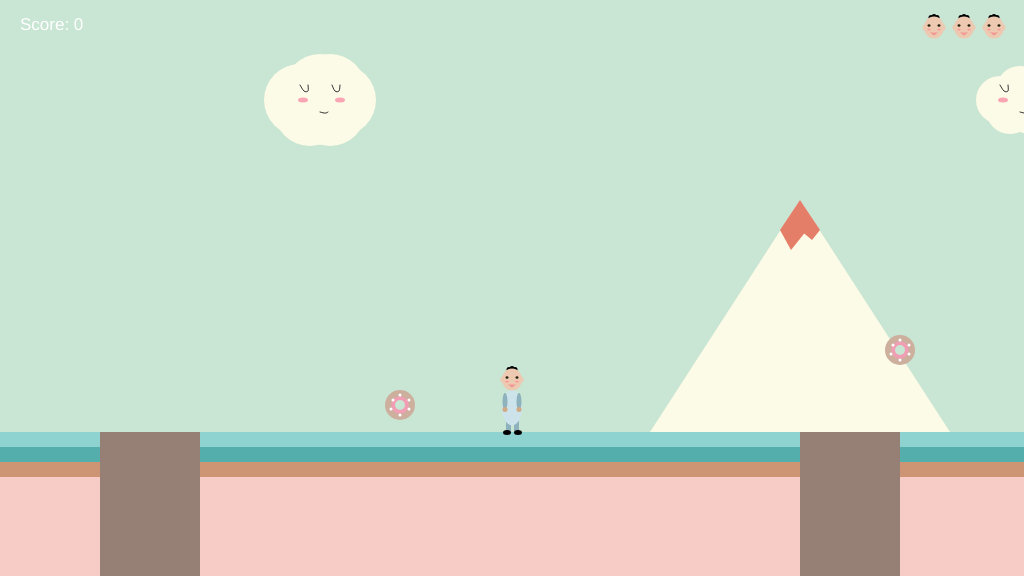
Frame 1 (no input)
Frame 60 (no input): identical to frame 1, image omitted
Frame 120 (the mouse pressed at the canvas centre since frame 60): identical to frame 1, image omitted

The p5.js sketch that drew this single still picture (run headless with seeded random() and noise() and a simulated clock; from frame 60 on, the mouse is pressed at the canvas centre):

// p5.js sketch
// ── sketch.js
let game;

function setup() {
  createCanvas(1024, 576);
  game = {
    floorPos_y: (height * 3) / 4,
    lives: 3,
    score: 0,
    //Game Character
    character: {
      pos_x: width / 2,
      pos_y: this.floorPos_y, // undefined initialize it in start method
      world_x: 0,
      // Boolean variables to control the movement of the game character.
      isLeft: false,
      isRight: false,
      isFalling: false,
      isPlummeting: false,
    },
    // Variable to control the background scrolling.
    scrollPos: 0,
    // ---------------------------
    // Initialise arrays of scenery objects.
    // ---------------------------
    canyons: [
      {
        pos_x: 100,
        width: 100,
      },
      {
        pos_x: 800,
        width: 100,
      },
      {
        pos_x: 1500,
        width: 150,
      },
      {
        pos_x: -300,
        width: 150,
      },
    ],

    clouds: [
      {
        pos_x: 300,
        pos_y: 100,
        scale: 3,
      },
      {
        pos_x: 1000,
        pos_y: 100,
        scale: 2,
      },
      {
        pos_x: 1700,
        pos_y: 120,
        scale: 4,
      },
      {
        pos_x: -200,
        pos_y: 120,
        scale: 2,
      },
      {
        pos_x: -600,
        pos_y: 100,
        scale: 1.5,
      },
    ],

    mountains: [
      {
        pos_x: 800,
        pos_y: 200,
        wide: 150,
      },
      {
        pos_x: 2000,
        pos_y: 200,
        wide: 120,
      },
      {
        pos_x: -200,
        pos_y: 200,
        wide: 150,
      },
      {
        pos_x: -500,
        pos_y: 200,
        wide: 120,
      },
    ],

    trees: [
      {
        pos_x: 1200,
        pos_y: this.floorPos_y - 120,
        scale: 1.0,
        shadow_x: 1191,
        shadow_y: this.floorPos_y - 120 + 5,
      },
      {
        pos_x: -100,
        pos_y: this.floorPos_y - 120,
        scale: 1.0,
        shadow_x: -109,
        shadow_y: this.floorPos_y - 120 + 5,
      },
      {
        pos_x: -300,
        pos_y: this.floorPos_y - 120,
        scale: 1.0,
        shadow_x: -309,
        shadow_y: this.floorPos_y - 120 + 5,
      },
      {
        pos_x: 500,
        pos_y: this.floorPos_y - 120,
        scale: 1.0,
        shadow_x: 491,
        shadow_y: this.floorPos_y - 120 + 5,
      },
    ],

    collectableItems: [
      {
        pos_x: 400,
        pos_y: 405,
        size: 10,
        isFound: false,
      },
      {
        pos_x: 1500,
        pos_y: 405,
        size: 10,
        isFound: false,
      },
      {
        pos_x: 900,
        pos_y: 350,
        size: 10,
        isFound: false,
      },
      {
        pos_x: -300,
        pos_y: 350,
        size: 10,
        isFound: false,
      },
    ],

    //Flagpole
    flagpole: {
      x_pos: 2100,
      isReached: false,
    },

    // ---------------------------
    // Start Game function
    // ---------------------------
    start: function () {
      this.character.pos_x = width / 2;
      this.character.pos_y = this.floorPos_y;
      this.character.world_x = 0;
      this.scrollPos = 0;
      this.character.isLeft = false;
      this.character.isRight = false;
      this.character.isFalling = false;
      this.character.isPlummeting = false;
      // Variable to store the real position of the character in the game world.
      // Needed for collision detection.
      this.character.world_x = this.character.pos_x - this.scrollPos;
    },

    // ---------------------------
    // Character render and move functions
    // ---------------------------
    // Draw the game character
    drawCharacter: function () {
      if (this.character.isLeft && this.character.isFalling) {
        // Jumping-left game character
        //hair
        fill(0);
        ellipse(this.character.pos_x, this.character.pos_y - 63.5, 5, 5);
        ellipse(this.character.pos_x - 3, this.character.pos_y - 62.5, 5, 5);
        ellipse(this.character.pos_x + 3, this.character.pos_y - 62.5, 5, 5);
        //Head
        fill(237, 201, 178);
        ellipse(this.character.pos_x, this.character.pos_y - 52.5, 20, 22);
        //nose
        fill(237, 201, 178);
        ellipse(this.character.pos_x - 9, this.character.pos_y - 52.5, 5, 6);
        //left eye
        fill(36, 30, 11);
        ellipse(this.character.pos_x - 5, this.character.pos_y - 54.5, 3, 2.5);
        //left cheek
        fill(255, 149, 149);
        ellipse(
          this.character.pos_x - 6,
          this.character.pos_y - 50.5,
          3.5,
          1.75
        );
        //mouth
        stroke(228, 154, 143);
        beginShape();
        curveVertex(this.character.pos_x - 9, this.character.pos_y - 47.5);
        curveVertex(this.character.pos_x - 9, this.character.pos_y - 47.5);
        curveVertex(this.character.pos_x - 7, this.character.pos_y - 45.5);
        curveVertex(this.character.pos_x - 3, this.character.pos_y - 47.5);
        curveVertex(this.character.pos_x - 3, this.character.pos_y - 47.5);
        endShape();
        //right leg
        noStroke();
        fill(141, 178, 190);
        rect(this.character.pos_x + 2, this.character.pos_y - 12.5, 5, 12);
        //right shoe
        fill(0);
        ellipse(this.character.pos_x + 4, this.character.pos_y + 0.5, 8, 5);
        //left leg
        fill(141, 178, 190);
        rect(this.character.pos_x - 5, this.character.pos_y - 15.5, 5, 12);
        //left shoe
        fill(0);
        ellipse(this.character.pos_x - 4, this.character.pos_y - 2.5, 8, 5);
        //Body
        fill(204, 227, 235);
        ellipse(this.character.pos_x, this.character.pos_y - 24, 20, 35);
        //left arm
        fill(141, 178, 190);
        ellipse(this.character.pos_x, this.character.pos_y - 42.5, 5, 17);
        //left hand
        fill(209, 169, 130);
        ellipse(this.character.pos_x, this.character.pos_y - 50.5, 5, 5);
      } else if (this.character.isRight && this.character.isFalling) {
        // Jumping-right game character
        //hair
        fill(0);
        ellipse(this.character.pos_x, this.character.pos_y - 63.5, 5, 5);
        ellipse(this.character.pos_x - 3, this.character.pos_y - 62.5, 5, 5);
        ellipse(this.character.pos_x + 3, this.character.pos_y - 62.5, 5, 5);
        //Head
        fill(237, 201, 178);
        ellipse(this.character.pos_x, this.character.pos_y - 52.5, 20, 22);
        //nose
        fill(237, 201, 178);
        ellipse(this.character.pos_x + 9, this.character.pos_y - 52.5, 5, 6);
        //right eye
        fill(36, 30, 11);
        ellipse(this.character.pos_x + 5, this.character.pos_y - 54.5, 3, 2.5);
        //right cheek
        fill(255, 149, 149);
        ellipse(
          this.character.pos_x + 6,
          this.character.pos_y - 50.5,
          3.5,
          1.75
        );
        //mouth
        stroke(228, 154, 143);
        beginShape();
        curveVertex(this.character.pos_x + 9, this.character.pos_y - 47.5);
        curveVertex(this.character.pos_x + 9, this.character.pos_y - 47.5);
        curveVertex(this.character.pos_x + 7, this.character.pos_y - 45.5);
        curveVertex(this.character.pos_x + 3, this.character.pos_y - 47.5);
        curveVertex(this.character.pos_x + 3, this.character.pos_y - 47.5);
        endShape();
        //left leg
        noStroke();
        fill(141, 178, 190);
        rect(this.character.pos_x - 5, this.character.pos_y - 12.5, 5, 12);
        //left shoe
        fill(0);
        ellipse(this.character.pos_x - 2, this.character.pos_y + 0.5, 8, 5);
        //right leg
        fill(141, 178, 190);
        rect(this.character.pos_x + 2, this.character.pos_y - 15.5, 5, 12);
        //right shoe
        fill(0);
        ellipse(this.character.pos_x + 6, this.character.pos_y - 3.5, 8, 5);
        //Body
        fill(204, 227, 235);
        ellipse(this.character.pos_x, this.character.pos_y - 24, 20, 35);
        //left arm
        fill(141, 178, 190);
        ellipse(this.character.pos_x, this.character.pos_y - 42.5, 5, 17);
        //left hand
        fill(209, 169, 130);
        ellipse(this.character.pos_x, this.character.pos_y - 50.5, 5, 5);
      } else if (this.character.isLeft) {
        //Left standing game character
        //hair
        fill(0);
        ellipse(this.character.pos_x, this.character.pos_y - 63.5, 5, 5);
        ellipse(this.character.pos_x - 3, this.character.pos_y - 62.5, 5, 5);
        ellipse(this.character.pos_x + 3, this.character.pos_y - 62.5, 5, 5);
        //Head
        fill(237, 201, 178);
        ellipse(this.character.pos_x, this.character.pos_y - 52.5, 20, 22);
        //nose
        fill(237, 201, 178);
        ellipse(this.character.pos_x - 9, this.character.pos_y - 52.5, 5, 6);
        //left eye
        fill(36, 30, 11);
        ellipse(this.character.pos_x - 5, this.character.pos_y - 54.5, 3, 2.5);
        //left cheek
        fill(255, 149, 149);
        ellipse(
          this.character.pos_x - 6,
          this.character.pos_y - 50.5,
          3.5,
          1.75
        );
        //mouth
        stroke(228, 154, 143);
        beginShape();
        curveVertex(this.character.pos_x - 9, this.character.pos_y - 47.5);
        curveVertex(this.character.pos_x - 9, this.character.pos_y - 47.5);
        curveVertex(this.character.pos_x - 7, this.character.pos_y - 45.5);
        curveVertex(this.character.pos_x - 3, this.character.pos_y - 47.5);
        curveVertex(this.character.pos_x - 3, this.character.pos_y - 47.5);
        endShape();
        //right leg
        stroke(173, 205, 216);
        fill(141, 178, 190);
        rect(this.character.pos_x - 6, this.character.pos_y - 12.5, 5, 12);
        //right shoe
        stroke(181, 186, 188);
        fill(0);
        ellipse(this.character.pos_x - 5, this.character.pos_y + 0.5, 8, 5);
        //left leg
        stroke(173, 205, 216);
        fill(141, 178, 190);
        rect(this.character.pos_x - 2, this.character.pos_y - 12.5, 5, 12);
        //left shoe
        stroke(181, 186, 188);
        fill(0);
        ellipse(this.character.pos_x, this.character.pos_y + 0.5, 8, 5);
        //Body
        noStroke();
        fill(204, 227, 235);
        ellipse(this.character.pos_x, this.character.pos_y - 24, 20, 35);
        //left arm
        fill(141, 178, 190);
        ellipse(this.character.pos_x, this.character.pos_y - 30.5, 5, 17);
        //left hand
        fill(209, 169, 130);
        ellipse(this.character.pos_x, this.character.pos_y - 22.5, 5, 5);
      } else if (this.character.isRight) {
        //Right standing game character
        //hair
        fill(0);
        ellipse(this.character.pos_x, this.character.pos_y - 63.5, 5, 5);
        ellipse(this.character.pos_x - 3, this.character.pos_y - 62.5, 5, 5);
        ellipse(this.character.pos_x + 3, this.character.pos_y - 62.5, 5, 5);
        //Head
        fill(237, 201, 178);
        ellipse(this.character.pos_x, this.character.pos_y - 52.5, 20, 22);
        //nose
        fill(237, 201, 178);
        ellipse(this.character.pos_x + 9, this.character.pos_y - 52.5, 5, 6);
        //right eye
        fill(36, 30, 11);
        ellipse(this.character.pos_x + 5, this.character.pos_y - 54.5, 3, 2.5);
        //right cheek
        fill(255, 149, 149);
        ellipse(
          this.character.pos_x + 6,
          this.character.pos_y - 50.5,
          3.5,
          1.75
        );
        //mouth
        stroke(228, 154, 143);
        beginShape();
        curveVertex(this.character.pos_x + 9, this.character.pos_y - 47.5);
        curveVertex(this.character.pos_x + 9, this.character.pos_y - 47.5);
        curveVertex(this.character.pos_x + 7, this.character.pos_y - 45.5);
        curveVertex(this.character.pos_x + 3, this.character.pos_y - 47.5);
        curveVertex(this.character.pos_x + 3, this.character.pos_y - 47.5);
        endShape();
        //left leg
        stroke(173, 205, 216);
        fill(141, 178, 190);
        rect(this.character.pos_x - 4, this.character.pos_y - 12.5, 5, 12);
        //left shoe
        stroke(181, 186, 188);
        fill(0);
        ellipse(this.character.pos_x, this.character.pos_y + 0.5, 8, 5);
        //right leg
        stroke(173, 205, 216);
        fill(141, 178, 190);
        rect(this.character.pos_x, this.character.pos_y - 12.5, 5, 12);
        //right shoe
        stroke(181, 186, 188);
        fill(0);
        ellipse(this.character.pos_x + 4, this.character.pos_y + 0.5, 8, 5);
        //Body
        noStroke();
        fill(204, 227, 235);
        ellipse(this.character.pos_x, this.character.pos_y - 24, 20, 35);
        //left arm
        fill(141, 178, 190);
        ellipse(this.character.pos_x, this.character.pos_y - 30.5, 5, 17);
        //left hand
        fill(209, 169, 130);
        ellipse(this.character.pos_x, this.character.pos_y - 22.5, 5, 5);
      } else if (this.character.isFalling || this.character.isPlummeting) {
        //Falling or Plummeting character
        //hair
        fill(0);
        ellipse(this.character.pos_x, this.character.pos_y - 63.5, 5, 5);
        ellipse(this.character.pos_x - 3, this.character.pos_y - 62.5, 5, 5);
        ellipse(this.character.pos_x + 3, this.character.pos_y - 62.5, 5, 5);
        //Head
        fill(237, 201, 178);
        ellipse(this.character.pos_x, this.character.pos_y - 52.5, 20, 22);
        //right eye
        fill(36, 30, 11);
        ellipse(this.character.pos_x - 5, this.character.pos_y - 54.5, 3, 2.5);
        //left eye
        fill(36, 30, 11);
        ellipse(this.character.pos_x + 5, this.character.pos_y - 54.5, 3, 2.5);
        //right ear
        fill(237, 201, 178);
        ellipse(this.character.pos_x - 9, this.character.pos_y - 52.5, 5, 6);
        //left ear
        fill(237, 201, 178);
        ellipse(this.character.pos_x + 9, this.character.pos_y - 52.5, 5, 6);
        //right cheek
        fill(255, 149, 149);
        ellipse(
          this.character.pos_x - 5,
          this.character.pos_y - 50.5,
          3.5,
          1.75
        );
        //left cheek
        ellipse(
          this.character.pos_x + 5,
          this.character.pos_y - 50.5,
          3.5,
          1.75
        );
        //mouth
        stroke(228, 154, 143);
        beginShape();
        curveVertex(this.character.pos_x - 3, this.character.pos_y - 47.5);
        curveVertex(this.character.pos_x - 3, this.character.pos_y - 47.5);
        curveVertex(this.character.pos_x - 1, this.character.pos_y - 45.5);
        curveVertex(this.character.pos_x + 1, this.character.pos_y - 45.5);
        curveVertex(this.character.pos_x + 3, this.character.pos_y - 47.5);
        curveVertex(this.character.pos_x + 3, this.character.pos_y - 47.5);
        endShape();
        //left leg
        noStroke();
        fill(141, 178, 190);
        rect(this.character.pos_x + 3, this.character.pos_y - 12.5, 5, 12);
        //left shoe
        fill(0);
        ellipse(this.character.pos_x + 7, this.character.pos_y + 0.5, 8, 5);
        //right leg
        fill(141, 178, 190);
        rect(this.character.pos_x - 8, this.character.pos_y - 12.5, 5, 12);
        //right shoe
        fill(0);
        ellipse(this.character.pos_x - 7, this.character.pos_y + 0.5, 8, 5);
        //Body
        fill(204, 227, 235);
        ellipse(this.character.pos_x, this.character.pos_y - 24, 20, 35);
        //left arm
        fill(141, 178, 190);
        ellipse(this.character.pos_x + 7, this.character.pos_y - 42.5, 5, 17);
        //left hand
        fill(209, 169, 130);
        ellipse(this.character.pos_x + 7, this.character.pos_y - 50.5, 5, 5);
        //right arm
        fill(141, 178, 190);
        ellipse(this.character.pos_x - 7, this.character.pos_y - 42.5, 5, 17);
        //right hand
        fill(209, 169, 130);
        ellipse(this.character.pos_x - 7, this.character.pos_y - 50.5, 5, 5);
      } else {
        //standing front facing code
        //hair
        fill(0);
        ellipse(this.character.pos_x, this.character.pos_y - 63.5, 5, 5);
        ellipse(this.character.pos_x - 3, this.character.pos_y - 62.5, 5, 5);
        ellipse(this.character.pos_x + 3, this.character.pos_y - 62.5, 5, 5);

        //Head
        fill(237, 201, 178);
        ellipse(this.character.pos_x, this.character.pos_y - 52.5, 20, 22);
        //right eye
        fill(36, 30, 11);
        ellipse(this.character.pos_x - 5, this.character.pos_y - 54.5, 3, 2.5);
        //left eye
        fill(36, 30, 11);
        ellipse(this.character.pos_x + 5, this.character.pos_y - 54.5, 3, 2.5);
        //right ear
        fill(237, 201, 178);
        ellipse(this.character.pos_x - 9, this.character.pos_y - 52.5, 5, 6);
        //left ear
        fill(237, 201, 178);
        ellipse(this.character.pos_x + 9, this.character.pos_y - 52.5, 5, 6);
        //right cheek
        fill(255, 149, 149);
        ellipse(
          this.character.pos_x - 5,
          this.character.pos_y - 50.5,
          3.5,
          1.75
        );
        //left cheek
        ellipse(
          this.character.pos_x + 5,
          this.character.pos_y - 50.5,
          3.5,
          1.75
        );
        //mouth
        stroke(228, 154, 143);
        beginShape();
        curveVertex(this.character.pos_x - 3, this.character.pos_y - 47.5);
        curveVertex(this.character.pos_x - 3, this.character.pos_y - 47.5);
        curveVertex(this.character.pos_x - 1, this.character.pos_y - 45.5);
        curveVertex(this.character.pos_x + 1, this.character.pos_y - 45.5);
        curveVertex(this.character.pos_x + 3, this.character.pos_y - 47.5);
        curveVertex(this.character.pos_x + 3, this.character.pos_y - 47.5);
        endShape();
        //left leg
        noStroke();
        fill(141, 178, 190);
        rect(this.character.pos_x + 2, this.character.pos_y - 12.5, 5, 12);
        //left shoe
        fill(0);
        ellipse(this.character.pos_x + 6, this.character.pos_y + 0.5, 8, 5);
        //right leg
        fill(141, 178, 190);
        rect(this.character.pos_x - 6, this.character.pos_y - 12.5, 5, 12);
        //right shoe
        fill(0);
        ellipse(this.character.pos_x - 5, this.character.pos_y + 0.5, 8, 5);
        //Body
        fill(204, 227, 235);
        ellipse(this.character.pos_x, this.character.pos_y - 24, 20, 35);
        //left arm
        fill(141, 178, 190);
        ellipse(this.character.pos_x + 7, this.character.pos_y - 30.5, 5, 17);
        //left hand
        fill(209, 169, 130);
        ellipse(this.character.pos_x + 7, this.character.pos_y - 22.5, 5, 5);
        //right arm
        fill(141, 178, 190);
        ellipse(this.character.pos_x - 7, this.character.pos_y - 30.5, 5, 17);
        //right hand
        fill(209, 169, 130);
        ellipse(this.character.pos_x - 7, this.character.pos_y - 22.5, 5, 5);
      }
    },

    // Logic to move the game character
    moveCharacter: function () {
      /* this.character.pos_y <= this.floorPos_y 
      Make sure the character is above the ground. to prevent moving while failling in the canyons.*/
      if (this.character.isLeft && this.character.pos_y <= this.floorPos_y) {
        if (this.character.pos_x > width * 0.2) {
          this.character.pos_x -= 5;
        } else {
          this.scrollPos += 5;
        }
      }

      if (this.character.isRight && this.character.pos_y <= this.floorPos_y) {
        if (this.character.pos_x < width * 0.8) {
          this.character.pos_x += 5;
        } else {
          this.scrollPos -= 5; // negative for moving against the background
        }
      }

      // Logic to make the game character rise and fall.
      if (
        this.character.isPlummeting &&
        this.character.pos_y == this.floorPos_y
      ) {
        this.character.pos_y -= 100;
      }

      if (this.character.pos_y < this.floorPos_y) {
        this.character.pos_y++;
        this.character.isFalling = true;
      } else {
        this.character.isFalling = false;
      }
    },

    // ---------------------------
    // Background render functions
    // ---------------------------

    // Draw the ground
    drawGround: function () {
      noStroke();
      fill(142, 211, 208);
      rect(0, this.floorPos_y, width, 15);
      fill(84, 174, 171);
      rect(0, this.floorPos_y + 15, width, 15);
      fill(205, 149, 115);
      rect(0, this.floorPos_y + 30, width, 15);
      fill(247, 204, 198);
      rect(0, this.floorPos_y + 45, width, height - this.floorPos_y);
    },

    // Fill the sky
    drawSky: function () {
      background(201, 229, 211);
    },

    // Draw cloud objects
    drawClouds: function () {
      for (let i = 0; i < this.clouds.length; i++) {
        strokeWeight(1);
        fill(252, 251, 231);
        ellipse(
          this.clouds[i].pos_x,
          this.clouds[i].pos_y,
          24 * this.clouds[i].scale,
          24 * this.clouds[i].scale
        );
        ellipse(
          this.clouds[i].pos_x + 10,
          this.clouds[i].pos_y + 10,
          24 * this.clouds[i].scale,
          24 * this.clouds[i].scale
        );
        ellipse(
          this.clouds[i].pos_x + 30,
          this.clouds[i].pos_y + 10,
          24 * this.clouds[i].scale,
          24 * this.clouds[i].scale
        );
        ellipse(
          this.clouds[i].pos_x + 30,
          this.clouds[i].pos_y - 10,
          24 * this.clouds[i].scale,
          24 * this.clouds[i].scale
        );
        ellipse(
          this.clouds[i].pos_x + 20,
          this.clouds[i].pos_y - 10,
          24 * this.clouds[i].scale,
          24 * this.clouds[i].scale
        );
        ellipse(
          this.clouds[i].pos_x + 40,
          this.clouds[i].pos_y,
          24 * this.clouds[i].scale,
          24 * this.clouds[i].scale
        );
        //Right Eye
        stroke(51);
        beginShape();
        curveVertex(this.clouds[i].pos_x + 32, this.clouds[i].pos_y - 15);
        curveVertex(this.clouds[i].pos_x + 32, this.clouds[i].pos_y - 15);
        curveVertex(this.clouds[i].pos_x + 35, this.clouds[i].pos_y - 9);
        curveVertex(this.clouds[i].pos_x + 39, this.clouds[i].pos_y - 9);
        curveVertex(this.clouds[i].pos_x + 40, this.clouds[i].pos_y - 15);
        curveVertex(this.clouds[i].pos_x + 40, this.clouds[i].pos_y - 15);
        endShape();
        //Left Eye
        beginShape();
        curveVertex(this.clouds[i].pos_x, this.clouds[i].pos_y - 15);
        curveVertex(this.clouds[i].pos_x, this.clouds[i].pos_y - 15);
        curveVertex(this.clouds[i].pos_x + 4, this.clouds[i].pos_y - 9);
        curveVertex(this.clouds[i].pos_x + 8, this.clouds[i].pos_y - 9);
        curveVertex(this.clouds[i].pos_x + 8, this.clouds[i].pos_y - 15);
        curveVertex(this.clouds[i].pos_x + 8, this.clouds[i].pos_y - 15);
        endShape();
        fill(250, 165, 180);
        noStroke();
        //left cheek
        ellipse(this.clouds[i].pos_x + 3, this.clouds[i].pos_y, 10, 5);
        // right cheek
        ellipse(this.clouds[i].pos_x + 40, this.clouds[i].pos_y, 10, 5);
        //Mouth
        stroke(51);
        beginShape();
        fill(252, 251, 231);
        curveVertex(this.clouds[i].pos_x + 20, this.clouds[i].pos_y + 12);
        curveVertex(this.clouds[i].pos_x + 20, this.clouds[i].pos_y + 12);
        curveVertex(this.clouds[i].pos_x + 24, this.clouds[i].pos_y + 13);
        curveVertex(this.clouds[i].pos_x + 26, this.clouds[i].pos_y + 13);
        curveVertex(this.clouds[i].pos_x + 28, this.clouds[i].pos_y + 12);
        curveVertex(this.clouds[i].pos_x + 28, this.clouds[i].pos_y + 12);
        endShape();
        noStroke();
      }
    },

    // Draw mountains objects
    drawMountains: function () {
      for (let i = 0; i < this.mountains.length; i++) {
        noStroke();
        fill(252, 251, 231);
        //mountains
        triangle(
          this.mountains[i].pos_x - this.mountains[i].wide,
          432,
          this.mountains[i].pos_x + this.mountains[i].wide,
          432,
          this.mountains[i].pos_x,
          this.mountains[i].pos_y
        );
        //mountain Crown
        fill(229, 126, 104);
        triangle(
          this.mountains[i].pos_x - 20,
          this.mountains[i].pos_y + 30,
          this.mountains[i].pos_x + 20,
          this.mountains[i].pos_y + 30,
          this.mountains[i].pos_x,
          this.mountains[i].pos_y
        );
        triangle(
          this.mountains[i].pos_x - 20,
          this.mountains[i].pos_y + 30,
          this.mountains[i].pos_x + 7,
          this.mountains[i].pos_y + 30,
          this.mountains[i].pos_x - 9,
          this.mountains[i].pos_y + 50
        );
        triangle(
          this.mountains[i].pos_x - 0,
          this.mountains[i].pos_y + 30,
          this.mountains[i].pos_x + 20,
          this.mountains[i].pos_y + 30,
          this.mountains[i].pos_x + 12,
          this.mountains[i].pos_y + 40
        );
      }
    },

    // Draw trees objects
    drawTrees: function () {
      for (let i = 0; i < this.trees.length; i++) {
        noStroke();
        fill(204, 145, 115);
        rect(this.trees[i].pos_x - 2, this.trees[i].pos_y, 10, 120);
        fill(203, 174, 214);
        ellipse(
          this.trees[i].shadow_x,
          this.trees[i].shadow_y - 100,
          40 * this.trees[i].scale,
          20 * this.trees[i].scale
        );
        ellipse(
          this.trees[i].shadow_x,
          this.trees[i].shadow_y - 90,
          50 * this.trees[i].scale,
          25 * this.trees[i].scale
        );
        ellipse(
          this.trees[i].shadow_x,
          this.trees[i].shadow_y - 80,
          60 * this.trees[i].scale,
          30 * this.trees[i].scale
        );
        ellipse(
          this.trees[i].shadow_x,
          this.trees[i].shadow_y - 70,
          70 * this.trees[i].scale,
          35 * this.trees[i].scale
        );
        ellipse(
          this.trees[i].shadow_x,
          this.trees[i].shadow_y - 55,
          80 * this.trees[i].scale,
          40 * this.trees[i].scale
        );
        ellipse(
          this.trees[i].shadow_x,
          this.trees[i].shadow_y - 40,
          90 * this.trees[i].scale,
          45 * this.trees[i].scale
        );
        ellipse(
          this.trees[i].shadow_x,
          this.trees[i].shadow_y - 20,
          100 * this.trees[i].scale,
          50 * this.trees[i].scale
        );
        fill(218, 194, 225);
        ellipse(
          this.trees[i].pos_x,
          this.trees[i].pos_y - 100,
          40 * this.trees[i].scale,
          20 * this.trees[i].scale
        );
        ellipse(
          this.trees[i].pos_x,
          this.trees[i].pos_y - 90,
          50 * this.trees[i].scale,
          25 * this.trees[i].scale
        );
        ellipse(
          this.trees[i].pos_x,
          this.trees[i].pos_y - 80,
          60 * this.trees[i].scale,
          30 * this.trees[i].scale
        );
        ellipse(
          this.trees[i].pos_x,
          this.trees[i].pos_y - 70,
          70 * this.trees[i].scale,
          35 * this.trees[i].scale
        );
        ellipse(
          this.trees[i].pos_x,
          this.trees[i].pos_y - 55,
          80 * this.trees[i].scale,
          40 * this.trees[i].scale
        );
        ellipse(
          this.trees[i].pos_x,
          this.trees[i].pos_y - 40,
          90 * this.trees[i].scale,
          45 * this.trees[i].scale
        );
        ellipse(
          this.trees[i].pos_x,
          this.trees[i].pos_y - 20,
          100 * this.trees[i].scale,
          50 * this.trees[i].scale
        );
      }
    },

    // ---------------------------------
    // Canyon render and check functions
    // ---------------------------------

    // Draw canyon objects
    drawCanyon: function (t_canyon) {
      noStroke();
      fill(150, 127, 117);
      rect(
        t_canyon.pos_x,
        this.floorPos_y,
        t_canyon.width,
        height - this.floorPos_y
      );
    },

    // Check if the character is over a canyon
    checkCanyon: function (t_canyon) {
      if (
        this.character.world_x - 5 > t_canyon.pos_x &&
        this.character.world_x + 5 < t_canyon.pos_x + t_canyon.width &&
        this.character.pos_y >= this.floorPos_y
      ) {
        this.character.isPlummeting = true;
        this.character.pos_y += 5;
      }
    },

    // ----------------------------------
    // Collectable items render and check functions
    // ----------------------------------

    // Draw collectable objects.
    drawCollectable: function (t_collectable) {
      fill(205, 175, 158);
      ellipse(
        t_collectable.pos_x,
        t_collectable.pos_y,
        t_collectable.size * 3,
        t_collectable.size * 3
      );
      fill(240, 158, 179);
      ellipse(
        t_collectable.pos_x,
        t_collectable.pos_y,
        t_collectable.size * 1.75,
        t_collectable.size * 1.75
      );
      fill(201, 229, 211);
      ellipse(
        t_collectable.pos_x,
        t_collectable.pos_y,
        t_collectable.size,
        t_collectable.size
      );
      fill(255);
      ellipse(t_collectable.pos_x + 9, t_collectable.pos_y + 4, 3, 3);
      ellipse(t_collectable.pos_x - 9, t_collectable.pos_y + 4, 3, 3);
      ellipse(t_collectable.pos_x + 9, t_collectable.pos_y - 5, 3, 3);
      ellipse(t_collectable.pos_x - 7, t_collectable.pos_y - 5, 3, 3);
      ellipse(t_collectable.pos_x, t_collectable.pos_y - 10, 3, 3);
      ellipse(t_collectable.pos_x, t_collectable.pos_y + 10, 3, 3);
    },

    // Check if character has collected an item.
    checkCollectable: function (t_collectable) {
      // 34 is character body width + collectableItem size
      if (
        dist(
          t_collectable.pos_x,
          t_collectable.pos_y,
          this.character.world_x,
          this.character.pos_y
        ) < 34
      ) {
        t_collectable.isFound = true;
        this.scoreCounter();
      }
    },

    // ----------------------------------
    // Score render and increment functions
    // ----------------------------------

    // Draw the score on the screen.
    drawScore: function () {
      fill(255);
      noStroke();
      textSize(17);
      text("Score: " + this.score, 20, 30);
    },

    // Increment game score by one each time the character collects an item.
    scoreCounter: function () {
      this.score++;
    },

    // ----------------------------------
    // lives render and check functions
    // ----------------------------------

    /* Tests if your character has fallen below the bottom of the canvas.
    When this is `true`, decrement the `lives` counter by one */
    checkPlayerDie: function () {
      if (this.character.pos_y > height) {
        this.lives--;
        if (this.lives > 0) {
          this.start();
        }
      }
    },

    /* Draw life tokens onto the screen so the player
	  can keep track of how many lives have remaining */
    drawPlayerLives: function () {
      livesBasePos = width - 30;
      for (let i = 0; i < this.lives; i++) {
        push();
        //hair
        fill(0);
        ellipse(livesBasePos, 16.5, 5, 5);
        ellipse(livesBasePos - 3, 17.5, 5, 5);
        ellipse(livesBasePos + 3, 17.5, 5, 5);
        //Head
        fill(237, 201, 178);
        ellipse(livesBasePos, 27.5, 20, 22);
        //right eye
        fill(36, 30, 11);
        ellipse(livesBasePos - 5, 25.5, 3, 2.5);
        //left eye
        fill(36, 30, 11);
        ellipse(livesBasePos + 5, 25.5, 3, 2.5);
        //right ear
        fill(237, 201, 178);
        ellipse(livesBasePos - 9, 27.5, 5, 6);
        //left ear
        fill(237, 201, 178);
        ellipse(livesBasePos + 9, 27.5, 5, 6);
        //right cheek
        fill(255, 149, 149);
        ellipse(livesBasePos - 5, 29.5, 3.5, 1.75);
        //left cheek
        ellipse(livesBasePos + 5, 29.5, 3.5, 1.75);
        //mouth
        stroke(228, 154, 143);
        beginShape();
        curveVertex(livesBasePos - 3, 32.5);
        curveVertex(livesBasePos - 3, 32.5);
        curveVertex(livesBasePos - 1, 34.5);
        curveVertex(livesBasePos + 1, 34.5);
        curveVertex(livesBasePos + 3, 32.5);
        curveVertex(livesBasePos + 3, 32.5);
        endShape();
        livesBasePos -= 30;
        pop();
      }
    },

    // ----------------------------------
    // Flagpole render and check functions
    // ----------------------------------
    // Function to draw the Flagpole on the screen.
    renderFlagpole: function () {
      push();
      strokeWeight(5);
      stroke(180);
      line(
        this.flagpole.x_pos,
        this.floorPos_y,
        this.flagpole.x_pos,
        this.floorPos_y - 250
      );
      fill(255, 0, 255);
      noStroke();
      if (this.flagpole.isReached) {
        rect(this.flagpole.x_pos, this.floorPos_y - 250, 50, 50);
      } else {
        rect(this.flagpole.x_pos, this.floorPos_y - 50, 50, 50);
      }
      pop();
    },

    // Function to check if the character is in range of the flagpole
    checkFlagpole: function () {
      //Calculate the destination between character and Flagpole
      destCalculate = abs(this.character.world_x - this.flagpole.x_pos);

      if (destCalculate < 50) {
        this.flagpole.isReached = true;
      }
    },
    // ---------------------------
    // Game over, completed and reset functions
    // ---------------------------

    // Game over render
    over: function () {
      push();
      fill(255);
      stroke(1);
      textSize(35);
      textAlign(CENTER);
      text("Game over. Press space to continue.", width / 2, height / 2);
      pop();
    },

    // Game complete render
    completed: function () {
      push();
      fill(255);
      stroke(1);
      textSize(35);
      textAlign(CENTER);
      text("Level complete. Press space to continue.", width / 2, height / 2);
      pop();
    },

    //Reset game
    reset: function () {
      this.lives = 3;
      this.score = 0;
      this.flagpole.isReached = false;
      //Re Draw collectable items.
      for (let i = 0; i < this.collectableItems.length; i++) {
        this.collectableItems[i].isFound = false;
      }
    },
  };

  game.start();
}

function draw() {
  //fill the sky
  game.drawSky();

  //draw ground
  game.drawGround();

  push();
  translate(game.scrollPos, 0);

  // Draw clouds.
  game.drawClouds();

  // Draw mountains.
  game.drawMountains();

  // Draw trees.
  game.drawTrees();

  // Draw canyons.
  for (let i = 0; i < game.canyons.length; i++) {
    game.drawCanyon(game.canyons[i]);
    game.checkCanyon(game.canyons[i]);
  }

  // Draw collectable items.
  for (let i = 0; i < game.collectableItems.length; i++) {
    if (game.collectableItems[i].isFound == false) {
      game.drawCollectable(game.collectableItems[i]);
      //Collectable item interaction
      game.checkCollectable(game.collectableItems[i]);
    }
  }

  // Draw Flagpole.
  game.renderFlagpole();

  pop();

  // Draw game character.
  game.drawCharacter();

  // Draw game Score.
  game.drawScore();

  // Check if the game is over.
  if (game.lives < 1) {
    game.over();
    return;
  }

  // Check if the flagpole is reached.
  if (game.flagpole.isReached) {
    game.completed();
    return;
  }

  // Logic to make the game character move or the background scroll.
  game.moveCharacter();

  // Flagpole checking function
  if (game.flagpole.isReached == false) {
    game.checkFlagpole();
  }

  // Check If the player die.
  game.checkPlayerDie();

  // Draw player lives.
  game.drawPlayerLives();

  // Update real position of character for collision detection.
  game.character.world_x = game.character.pos_x - game.scrollPos;
}

// ---------------------
// Key control functions
// ---------------------

function keyPressed() {
  // if statements to control the animation of the character when
  // keys are pressed.

  if (key == "D" || keyCode == 39) {
    game.character.isRight = true;
  }
  if (key == "A" || keyCode == 37) {
    game.character.isLeft = true;
  }
  if (key == "W" || keyCode == 38) {
    game.character.isPlummeting = true;
  }
  if (key == " " || keyCode == 32) {
    if (game.lives < 1 || game.flagpole.isReached) {
      game.reset();
      game.start();
    } else {
      game.character.isPlummeting = true;
    }
  }
}

function keyReleased() {
  // if statements to control the animation of the character when
  // keys are released.

  if (key == "D" || keyCode == 39) {
    game.character.isRight = false;
  }
  if (key == "A" || keyCode == 37) {
    game.character.isLeft = false;
  }
  if (key == "W" || keyCode == 32 || keyCode == 38) {
    game.character.isPlummeting = false;
  }
}
